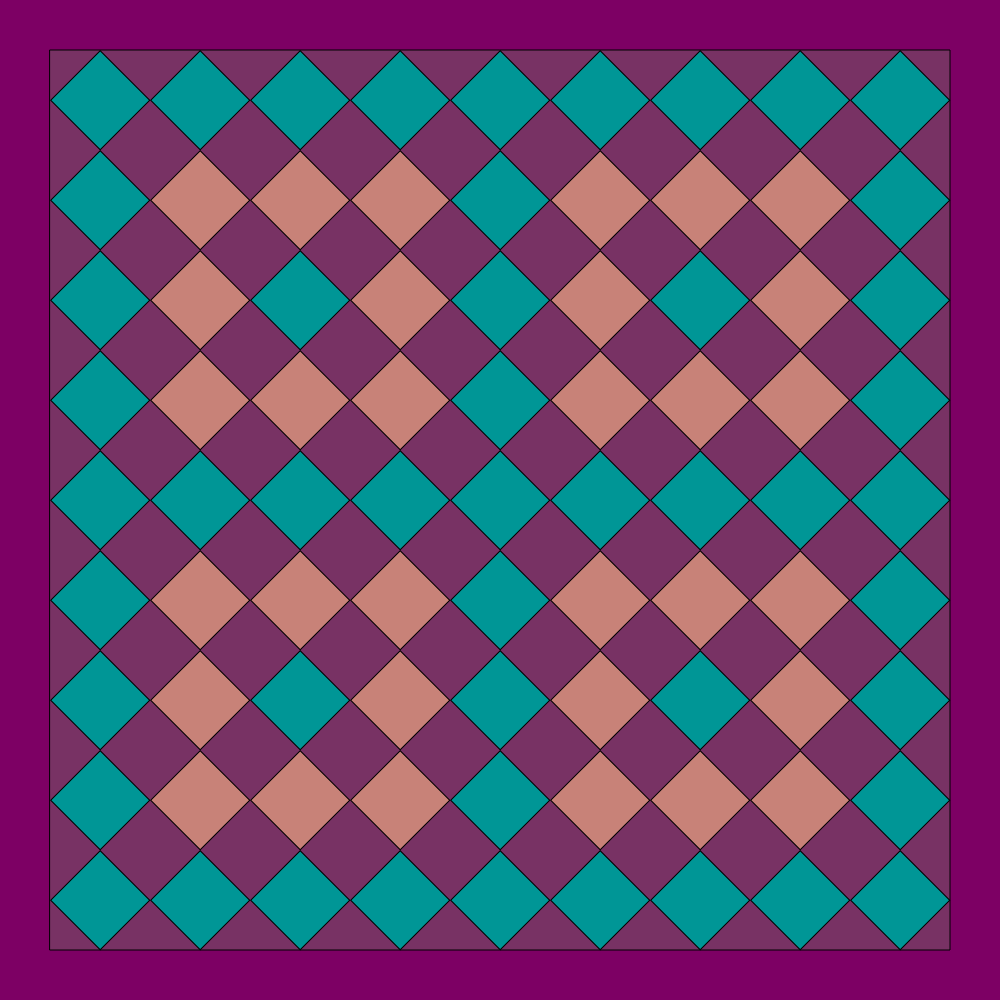
Frame 1 (no input)
Frame 2 (the mouse pressed at the canvas centre, redrawn once): identical to frame 1, image omitted

The p5.js sketch that drew this single still picture (run headless with seeded random() and noise() and a simulated clock; the mouse was pressed at the canvas centre and the sketch redrawn once):

// p5.js sketch
// ── sketch.js
function setup() {
  createCanvas(1000, 1000);
  noLoop()
}

function draw() {
    
//  border
  fill(125,0,100);
  noStroke();
  rect(0, 0, 1000, 50);// top
  rect(0, 950, 1000, 52);  // bottom
  
  fill(125,0,100);
  rect(0, 50, 51, 900); // left
  rect(949, 50, 51, 900); // right
  
//background
  stroke (0,0,0)
  fill(120,50,100);
  rect(50, 50, 900, 900);
  
  
  translate(50, 50);

// squares
  for (let x = 0; x < 9; x++)
    for (let y = 0; y < 9; y++){
      push();
      translate(x * 100, y * 100);
      
        if (x % 1 == 0) {
          fill(0, 150, 150);
        } else {
          fill(120, 50, 100);
        }
        if (y % 2 == 0) {
          fill(0, 150, 150);
        } else {
          fill(120, 150, 100);
        }
      
        if ((x*y) % 4 == 0) {
          fill(0, 150, 150);
        } else {
          fill(200, 130, 120);
        }
      
      rotate(PI / 4.0);
      rect(36, -35, 70, 70);
      
      pop();
    }  
}
